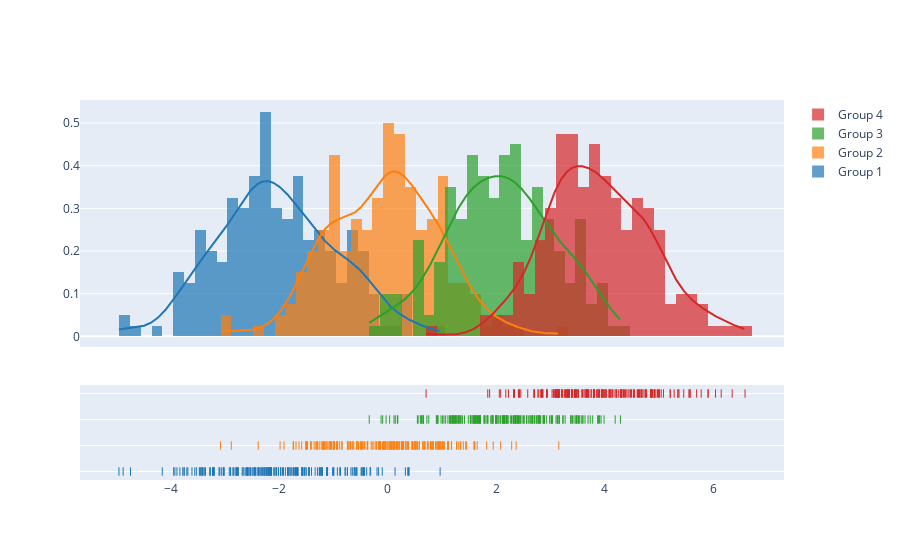

The cell this chart's notebook holds for it:
### Code cell
import plotly.figure_factory as ff

# Add histogram data
x1 = np.random.randn(200) - 2
x2 = np.random.randn(200)
x3 = np.random.randn(200) + 2
x4 = np.random.randn(200) + 4

# Group data together
hist_data = [x1, x2, x3, x4]

group_labels = ['Group 1', 'Group 2', 'Group 3', 'Group 4']

# Create distplot with custom bin_size
fig = ff.create_distplot(hist_data, group_labels, bin_size=.2)
fig.show()

### Figure 1 — Plotly figure (JSON) as saved in the notebook; plotly's stock layout.template omitted (floating-point values rounded to 4 significant figures; data arrays with more than 128 entries replaced by an {"elided": "..."} marker saying what was removed)
{"data": [{"autobinx": false, "histnorm": "probability density", "legendgroup": "Group 1", "marker": {"color": "rgb(31, 119, 180)"}, "name": "Group 1", "opacity": 0.7, "type": "histogram", "x": {"elided": "200 float values"}, "xaxis": "x", "xbins": {"end": 0.9678, "size": 0.2, "start": -4.951}, "yaxis": "y"}, {"autobinx": false, "histnorm": "probability density", "legendgroup": "Group 2", "marker": {"color": "rgb(255, 127, 14)"}, "name": "Group 2", "opacity": 0.7, "type": "histogram", "x": {"elided": "200 float values"}, "xaxis": "x", "xbins": {"end": 3.155, "size": 0.2, "start": -3.079}, "yaxis": "y"}, {"autobinx": false, "histnorm": "probability density", "legendgroup": "Group 3", "marker": {"color": "rgb(44, 160, 44)"}, "name": "Group 3", "opacity": 0.7, "type": "histogram", "x": {"elided": "200 float values"}, "xaxis": "x", "xbins": {"end": 4.291, "size": 0.2, "start": -0.3385}, "yaxis": "y"}, {"autobinx": false, "histnorm": "probability density", "legendgroup": "Group 4", "marker": {"color": "rgb(214, 39, 40)"}, "name": "Group 4", "opacity": 0.7, "type": "histogram", "x": {"elided": "200 float values"}, "xaxis": "x", "xbins": {"end": 6.588, "size": 0.2, "start": 0.7089}, "yaxis": "y"}, {"legendgroup": "Group 1", "marker": {"color": "rgb(31, 119, 180)"}, "mode": "lines", "name": "Group 1", "showlegend": false, "type": "scatter", "x": {"elided": "500 float values"}, "xaxis": "x", "y": {"elided": "500 float values"}, "yaxis": "y"}, {"legendgroup": "Group 2", "marker": {"color": "rgb(255, 127, 14)"}, "mode": "lines", "name": "Group 2", "showlegend": false, "type": "scatter", "x": {"elided": "500 float values"}, "xaxis": "x", "y": {"elided": "500 float values"}, "yaxis": "y"}, {"legendgroup": "Group 3", "marker": {"color": "rgb(44, 160, 44)"}, "mode": "lines", "name": "Group 3", "showlegend": false, "type": "scatter", "x": {"elided": "500 float values"}, "xaxis": "x", "y": {"elided": "500 float values"}, "yaxis": "y"}, {"legendgroup": "Group 4", "marker": {"color": "rgb(214, 39, 40)"}, "mode": "lines", "name": "Group 4", "showlegend": false, "type": "scatter", "x": {"elided": "500 float values"}, "xaxis": "x", "y": {"elided": "500 float values"}, "yaxis": "y"}, {"legendgroup": "Group 1", "marker": {"color": "rgb(31, 119, 180)", "symbol": "line-ns-open"}, "mode": "markers", "name": "Group 1", "showlegend": false, "type": "scatter", "x": {"elided": "200 float values"}, "xaxis": "x", "y": {"elided": "200 str values"}, "yaxis": "y2"}, {"legendgroup": "Group 2", "marker": {"color": "rgb(255, 127, 14)", "symbol": "line-ns-open"}, "mode": "markers", "name": "Group 2", "showlegend": false, "type": "scatter", "x": {"elided": "200 float values"}, "xaxis": "x", "y": {"elided": "200 str values"}, "yaxis": "y2"}, {"legendgroup": "Group 3", "marker": {"color": "rgb(44, 160, 44)", "symbol": "line-ns-open"}, "mode": "markers", "name": "Group 3", "showlegend": false, "type": "scatter", "x": {"elided": "200 float values"}, "xaxis": "x", "y": {"elided": "200 str values"}, "yaxis": "y2"}, {"legendgroup": "Group 4", "marker": {"color": "rgb(214, 39, 40)", "symbol": "line-ns-open"}, "mode": "markers", "name": "Group 4", "showlegend": false, "type": "scatter", "x": {"elided": "200 float values"}, "xaxis": "x", "y": {"elided": "200 str values"}, "yaxis": "y2"}], "layout": {"barmode": "overlay", "hovermode": "closest", "legend": {"traceorder": "reversed"}, "xaxis": {"anchor": "y2", "domain": [0.0, 1.0], "zeroline": false}, "yaxis": {"anchor": "free", "domain": [0.35, 1], "position": 0.0}, "yaxis2": {"anchor": "x", "domain": [0, 0.25], "dtick": 1, "showticklabels": false}}}
